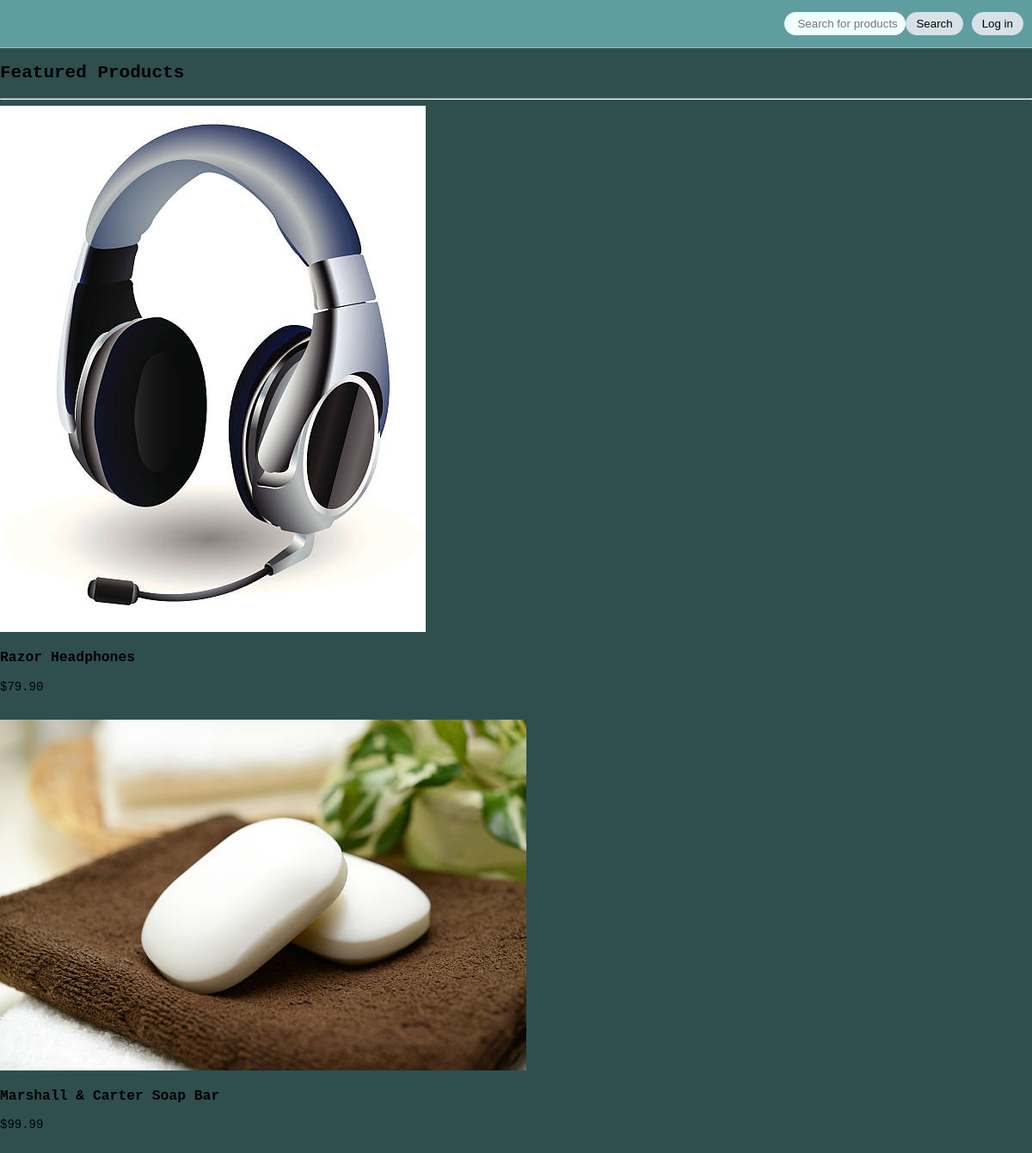
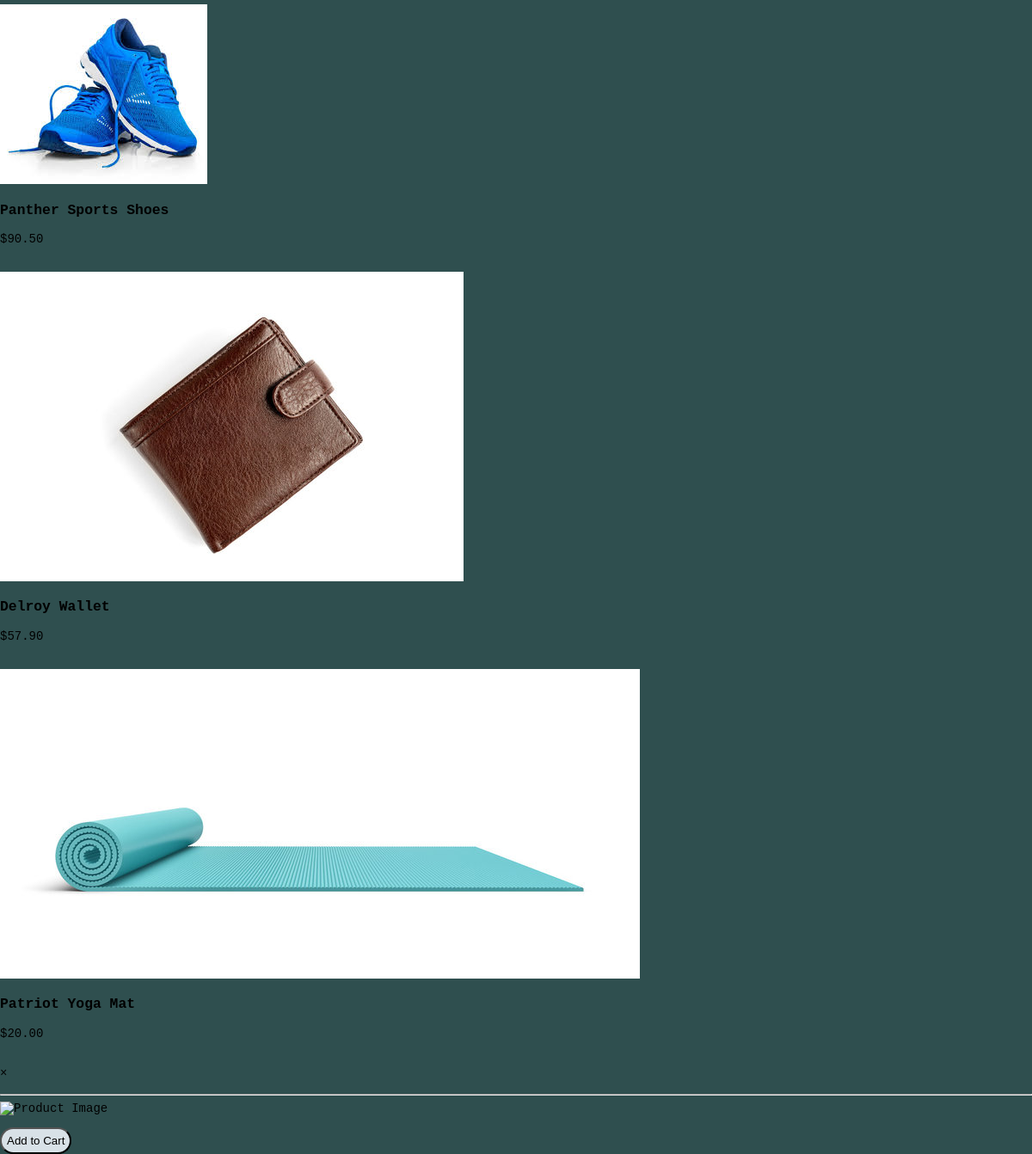
The app's page /frontend/index.php with its own data (2 pictures, top to bottom).
### tables this page shows
CREATE TABLE `products` (
	`product_id`	int NOT NULL AUTO_INCREMENT,
	`name`	varchar(50) NOT NULL,
	`price`	decimal(4,2) NOT NULL,
	`picture`	varchar(100) NOT NULL,
	`description`	varchar(500) NOT NULL,
	PRIMARY KEY(`product_id`)
);

### frontend/index.php (the view, shortened to what this page needs)
<?php
include "./sql_con.php";
?>
<!DOCTYPE html>
<html lang="en">
<head>
    <link rel="stylesheet" type="text/css" href="./design.css">
</head>
<body>
    <?php include "./navbar.php"; ?>
    <section class="product-container">
        <h1>Featured Products</h1><hr>
        <?php
        function getAllProducts()
        {
            global $con;
            $query = $con->prepare("SELECT * FROM `products`");
            if ($query->execute()) {
                $query->bind_result($product_id, $name, $price, $picture, $description);
                $query->store_result();
                while ($query->fetch()) {
                    echo '<div class="cell" data-product-id="' . $product_id . '"  data-description="' . $description . '"><div class="product"><img src="./productimages/' . $picture . '" alt="Image of ' . $name . '"><div class="product-details"><h3>' . $name . '</h3><p>$' . $price . '</p><br>';
                    echo '</div></div></div></div>';
                }
            } else {
                echo "Error executing query.";
            }
        }
        try {
            if (isset($_POST["search_query"])) {
                if ($_POST["search_query"] == null) {
                    getAllProducts();
                } else {
                    $search_query = $_POST["search_query"];
                    $query = "SELECT * FROM `products` WHERE `name` LIKE '%$search_query%'";
                    $result = mysqli_query($con, $query);
                    if ($result) {
                        while ($row = mysqli_fetch_assoc($result)) {
                            $product_id = $row['product_id'];
                            $name = $row['name'];
                            $price = $row['price'];
                            $picture = $row['picture'];
                            $description = $row['description'];
                            echo '<div class="cell" data-product-id="' . $product_id . '"  data-description="' . $description . '"><div class="product"><img src="./productimages/' . $picture . '" alt="Image of ' . $name . '"><div class="product-details"><h3>' . $name . '</h3><p>$' . $price . '</p><br>';
                            if (isset($_SESSION["user_id"])) {
                                echo '<a href="/cart/addtoCart.php?product_id=' . $product_id . '" class="cell-btn">Add to cart</a>';
                            }
                            echo '</div></div></div></div>';
                        }
                    } else {
                        echo "Error executing query.";
                    }
                }
            } else {
                throw new Exception("No searches made");
            }
        } catch (\Throwable $th) {
            getAllProducts();
        }
        ?>
    </section>
    <div id="myModal" class="modal">
        <div class="modal-content">
            <span class="close">&times;</span>
            <div class="product-details">
                <h3 id="product-name"></h3><hr>
                <div class="product-image">
                    <img id="product-image" alt="Product Image">
                </div>
                <button class="add-to-cart-btn">Add to Cart</button>
            </div>
        </div>
    </div>
</body>
</html>

### frontend/navbar.php (shortened to what this page needs)
<div id="navbar">
    <div>
        <?php
        if (!isset($_SESSION["privilege"])) {
            echo '<a href="./login/index.php"><button class="navbarbutton">Log in</button></a>';
        }
        ?>
        <form action="/" method="post">
            <button class="navbarbutton" type="submit">Search</button>
            <input type="text" id="navbar_search" name="search_query" placeholder="Search for products">
        </form>
    </div>
</div>

### frontend/design.css (style rules this page uses)
body { background-color: darkslategray; margin: 0%; font-family: 'Courier New', monospace; font-size: 14px; }
#navbar { min-width: 100%; min-height: 10%; display: flexbox; align-items: center; justify-content: space-between; border-bottom: 1px solid rgba(211, 211, 211, 0.512); background-color: cadetblue; text-align: left; padding-bottom: 1em; padding-top: 1em; overflow: auto; }
.navbarbutton { border-radius: 20px; border: none; padding: 6px 1vw; margin-right: 10px; float: right; width: fit-content; align-items: center; justify-content: center; }
#navbar_search { border: none; border-top-left-radius: 20px; border-bottom-left-radius: 20px; border-top-right-radius: 20px; border-bottom-right-radius: 20px; padding: 6px; padding-left: 15px; background-color: azure; margin-left: 2px; float: right; width: 10%; transition: 0.3s; }
button, .button, select { border-radius: 20px; padding: 6px; background-color: #D8E1E7; transition: 0.2s linear; }

### records on screen
products: picture (picture), name "Razor Headphones", price "79.90"
products: picture (picture), name "Marshall & Carter Soap Bar", price "99.99"
products: picture (picture), name "Panther Sports Shoes", price "90.50"
products: picture (picture), name "Delroy Wallet", price "57.90"
products: picture (picture), name "Patriot Yoga Mat", price "20.00"
